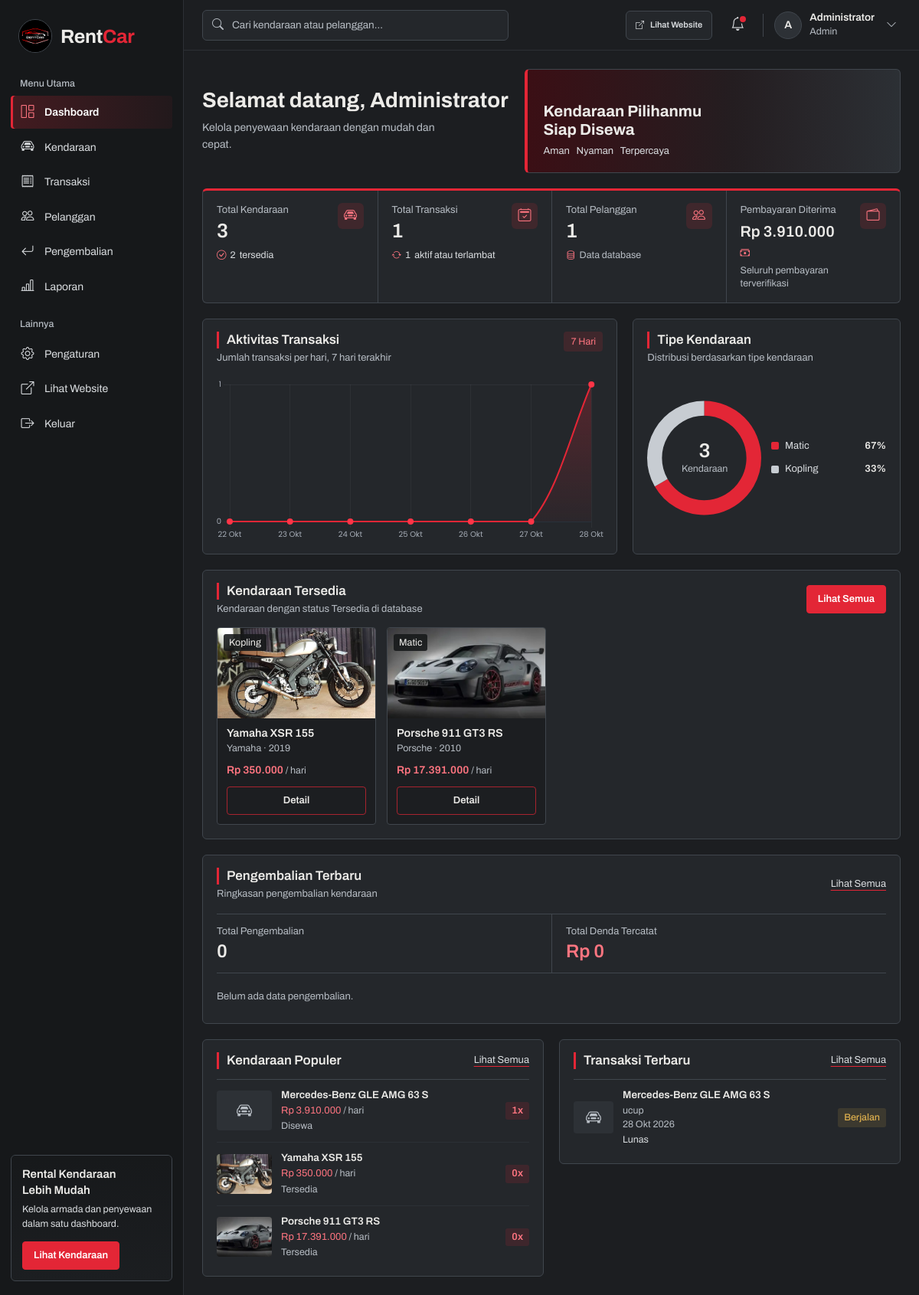
Page /admin/dashboard.php (signed in) on the committed database.
### tables this page shows
CREATE TABLE `kendaraan` (
  `id_kendaraan` int(10) UNSIGNED NOT NULL,
  `kode_kendaraan` varchar(20) NOT NULL,
  `nama_kendaraan` varchar(100) NOT NULL,
  `jenis` enum('Mobil','Motor') NOT NULL,
  `merk` varchar(50) NOT NULL,
  `tipe` varchar(50) NOT NULL,
  `tahun` year(4) NOT NULL,
  `nomor_polisi` varchar(20) NOT NULL,
  `harga_sewa` decimal(12,2) NOT NULL DEFAULT 0.00,
  `status` enum('Tersedia','Dipesan','Disewa','Perawatan') NOT NULL DEFAULT 'Tersedia',
  `foto` varchar(255) DEFAULT NULL,
  `catatan` text DEFAULT NULL,
  `created_at` timestamp NOT NULL DEFAULT current_timestamp(),
  `updated_at` timestamp NOT NULL DEFAULT current_timestamp() ON UPDATE current_timestamp()
);

CREATE TABLE `transaksi` (
  `id_transaksi` int(10) UNSIGNED NOT NULL,
  `kode_transaksi` varchar(30) NOT NULL,
  `id_pelanggan` int(10) UNSIGNED NOT NULL,
  `id_kendaraan` int(10) UNSIGNED NOT NULL,
  `tanggal_sewa` date NOT NULL,
  `waktu_sewa` time NOT NULL DEFAULT '09:00:00',
  `tanggal_kembali` date NOT NULL,
  `waktu_kembali` time NOT NULL DEFAULT '09:00:00',
  `lama_sewa` smallint(5) UNSIGNED NOT NULL,
  `harga_sewa` decimal(12,2) NOT NULL,
  `total_harga` decimal(12,2) NOT NULL,
  `uang_bayar` decimal(12,2) NOT NULL DEFAULT 0.00 COMMENT 'Cache total pembayaran yang diverifikasi, diperbarui dari tabel pembayaran',
  `metode_pembayaran` varchar(30) DEFAULT NULL,
  `kembalian` decimal(12,2) NOT NULL DEFAULT 0.00,
  `status_pembayaran` enum('Belum Dibayar','Menunggu Verifikasi','Belum Lunas','DP Dibayar','Lunas','Gagal','Pengembalian Dana') NOT NULL DEFAULT 'Belum Dibayar',
  `status_transaksi` enum('Dipesan','Berjalan','Terlambat','Selesai','Dibatalkan') NOT NULL DEFAULT 'Dipesan',
  `created_by_user` int(10) UNSIGNED DEFAULT NULL,
  `request_token` varchar(64) DEFAULT NULL,
  `catatan_pelanggan` varchar(500) DEFAULT NULL,
  `created_at` timestamp NOT NULL DEFAULT current_timestamp(),
  `updated_at` timestamp NOT NULL DEFAULT current_timestamp() ON UPDATE current_timestamp()
);

CREATE TABLE `pelanggan` (
  `id_pelanggan` int(10) UNSIGNED NOT NULL,
  `nama` varchar(100) NOT NULL,
  `nik` varchar(30) NOT NULL,
  `no_hp` varchar(20) NOT NULL,
  `alamat` text NOT NULL,
  `jenis_kelamin` enum('Laki-laki','Perempuan') NOT NULL,
  `no_sim` varchar(50) NOT NULL,
  `created_at` timestamp NOT NULL DEFAULT current_timestamp(),
  `updated_at` timestamp NOT NULL DEFAULT current_timestamp() ON UPDATE current_timestamp()
);

### admin/dashboard.php (the view, shortened to what the rows shown need)
<?php
require_once __DIR__ . '/../config/koneksi.php';
mysqli_set_charset($koneksi, "utf8mb4");
$namaPengguna = $_SESSION['nama'] ?? $_SESSION['username'] ?? 'Admin';
function rc_h($value): string
{
    return htmlspecialchars((string) $value, ENT_QUOTES, 'UTF-8');
}
function rc_rows(mysqli $db, string $sql): array
{
    $result = $db->query($sql);
    return $result ? $result->fetch_all(MYSQLI_ASSOC) : [];
}
function rc_money($amount): string
{
    return 'Rp ' . number_format((float) $amount, 0, ',', '.');
}
function rc_date($date): string
{
    $months = [
        1 => 'Jan', 2 => 'Feb', 3 => 'Mar', 4 => 'Apr',
        5 => 'Mei', 6 => 'Jun', 7 => 'Jul', 8 => 'Agu',
        9 => 'Sep', 10 => 'Okt', 11 => 'Nov', 12 => 'Des'
    ];
    $time = strtotime((string) $date);
    return date('d', $time) . ' ' .
        $months[(int) date('n', $time)] . ' ' .
        date('Y', $time);
}
$mobilPopuler = rc_rows(
    $koneksi,
    "SELECT
        k.id_kendaraan,
        k.kode_kendaraan,
        k.nama_kendaraan,
        k.jenis,
        k.merk,
        k.tipe,
        k.tahun,
        k.nomor_polisi,
        k.harga_sewa,
        k.status,
        k.foto,
        COUNT(t.id_transaksi) AS jumlah_sewa
     FROM kendaraan k
     LEFT JOIN transaksi t
        ON t.id_kendaraan = k.id_kendaraan
     GROUP BY
        k.id_kendaraan,
        k.kode_kendaraan,
        k.nama_kendaraan,
        k.jenis,
        k.merk,
        k.tipe,
        k.tahun,
        k.nomor_polisi,
        k.harga_sewa,
        k.status,
        k.foto
     ORDER BY jumlah_sewa DESC, k.id_kendaraan DESC
     LIMIT 5"
);
$transaksiTerbaru = rc_rows(
    $koneksi,
    "SELECT
        t.id_transaksi,
        t.kode_transaksi,
        t.tanggal_sewa,
        t.tanggal_kembali,
        t.lama_sewa,
        t.harga_sewa,
        t.total_harga,
        t.status_pembayaran,
        t.status_transaksi,
        t.created_at,
        p.nama AS nama_pelanggan,
        k.nama_kendaraan,
        k.foto AS foto_mobil
     FROM transaksi t
     LEFT JOIN pelanggan p
        ON t.id_pelanggan = p.id_pelanggan
     LEFT JOIN kendaraan k
        ON t.id_kendaraan = k.id_kendaraan
     ORDER BY t.created_at DESC, t.id_transaksi DESC
     LIMIT 6"
);
$bulan = [
    1 => 'Jan', 2 => 'Feb', 3 => 'Mar', 4 => 'Apr',
    5 => 'Mei', 6 => 'Jun', 7 => 'Jul', 8 => 'Agu',
    9 => 'Sep', 10 => 'Okt', 11 => 'Nov', 12 => 'Des'
];
$grafikMap = [];
$grafikTanggal = [];
$today = new DateTimeImmutable('today');
for ($i = 6; $i >= 0; $i--) {
    $date = $today->modify("-{$i} days");
    $key = $date->format('Y-m-d');
    $grafikMap[$key] = 0;
    $grafikTanggal[] = $date->format('d') . ' ' .
        $bulan[(int) $date->format('n')];
}
$dataGrafik = rc_rows(
    $koneksi,
    "SELECT
        DATE(created_at) AS tanggal,
        COUNT(*) AS jumlah
     FROM transaksi
     WHERE created_at >= DATE_SUB(CURDATE(), INTERVAL 6 DAY)
       AND created_at < DATE_ADD(CURDATE(), INTERVAL 1 DAY)
     GROUP BY DATE(created_at)
     ORDER BY tanggal ASC"
);
foreach ($dataGrafik as $item) {
    if (isset($grafikMap[$item['tanggal']])) {
        $grafikMap[$item['tanggal']] = (int) $item['jumlah'];
    }
}
$grafikJumlah = array_values($grafikMap);
$dataTipe = rc_rows(
    $koneksi,
    "SELECT
        COALESCE(NULLIF(TRIM(tipe), ''), jenis, 'Lainnya') AS nama_tipe,
        COUNT(*) AS jumlah
     FROM kendaraan
     GROUP BY COALESCE(NULLIF(TRIM(tipe), ''), jenis, 'Lainnya')
     ORDER BY jumlah DESC
     LIMIT 5"
);
$labelTipe = [];
$jumlahTipe = [];
foreach ($dataTipe as $item) {
    $labelTipe[] = $item['nama_tipe'];
    $jumlahTipe[] = (int) $item['jumlah'];
}
?>
<!DOCTYPE html>
<html lang="id">
<head>
    <link
        href="https://cdn.jsdelivr.net/npm/bootstrap@5.3.3/dist/css/bootstrap.min.css"
        rel="stylesheet"
    >
    <link
        href="https://cdn.jsdelivr.net/npm/bootstrap-icons@1.11.3/font/bootstrap-icons.min.css"
        rel="stylesheet"
    >
    <link
        href="https://unpkg.com/lenis@1.3.26/dist/lenis.css"
        rel="stylesheet"
    >
    <link rel="stylesheet" href="../assets/css/dashboard.css?v=4">
</head>
<body>
<div class="dashboard-app">
    <div class="workspace">
        <main class="dashboard-main" id="dashboardScroll">
            <div class="dashboard-grid" id="dashboardContent">
                <section class="main-column">
                    <div class="welcome-row">
                        <div class="welcome-copy">
                            <h1>
                                Selamat datang, <?= rc_h($namaPengguna); ?>
                            </h1>
                        </div>
                        <div class="hero-banner">
                            <div class="hero-copy">
                                <h2>
                                    Kendaraan Pilihanmu<br>
                                    Siap Disewa
                                </h2>
                            </div>
                        </div>
                    </div>
                    <div class="analytics-grid">
                        <section class="panel">
                            <div class="panel-header">
                                <div>
                                    <h2 class="panel-title">Aktivitas Transaksi</h2>
                                </div>
                            </div>
                        </section>
                        <section class="panel">
                            <div class="panel-header">
                                <div>
                                    <h2 class="panel-title">Tipe Kendaraan</h2>
                                </div>
                            </div>
                        </section>
                    </div>
                    <section class="panel cars-panel">
                        <div class="cars-heading">
                            <div>
                                <h2 class="panel-title">Kendaraan Tersedia</h2>
                            </div>
                        </div>
                    </section>
                    <section class="panel returns-panel">
                        <div class="cars-heading">
                            <div>
                                <h2 class="panel-title">Pengembalian Terbaru</h2>
                            </div>
                        </div>
                    </section>
                </section>
                <aside class="right-column">
                    <section class="panel popular-panel">
                        <div class="panel-header">
                            <h2 class="panel-title">Kendaraan Populer</h2>
                        </div>
                        <?php if ($mobilPopuler) : ?>
                            <?php foreach ($mobilPopuler as $mobil) : ?>
                                <article
                                    class="popular-row searchable-item"
                                    data-search="<?= rc_h(
                                        $mobil['nama_kendaraan'] . ' ' .
                                        $mobil['merk'] . ' ' .
                                        $mobil['jenis'] . ' ' .
                                        $mobil['tipe'] . ' ' .
                                        $mobil['nomor_polisi']
                                    ); ?>"
                                >
                                    <div class="popular-image">
                                        <?php if ($mobil['foto_url']) : ?>
                                            <img
                                                src="<?= rc_h($mobil['foto_url']); ?>"
                                                alt="<?= rc_h($mobil['nama_kendaraan']); ?>"
                                                loading="lazy"
                                            >
                                        <?php else : ?>
                                            <div class="car-image-placeholder">
                                                <i class="bi bi-car-front"></i>
                                            </div>
                                        <?php endif; ?>
                                    </div>
                                    <div class="popular-info">
                                        <div class="popular-name">
                                            <?= rc_h($mobil['nama_kendaraan']); ?>
                                        </div>
                                        <div class="popular-price">
                                            <?= rc_h(rc_money($mobil['harga_sewa'])); ?>
                                            <small>/ hari</small>
                                        </div>
                                        <div class="popular-status">
                                            <?= rc_h($mobil['status']); ?>
                                        </div>
                                    </div>
                                    <span class="popular-count">
                                        <?= number_format((int) $mobil['jumlah_sewa'], 0, ',', '.'); ?>x
                                    </span>
                                </article>
                            <?php endforeach; ?>
                        <?php endif; ?>
                    </section>
                    <section class="panel recent-panel">
                        <div class="panel-header">
                            <h2 class="panel-title">Transaksi Terbaru</h2>
                        </div>
                        <?php if ($transaksiTerbaru) : ?>
                            <?php foreach ($transaksiTerbaru as $transaksi) : ?>
                                <?php
                                $statusClass = $transaksi['status_transaksi'] === 'Selesai'
                                    ? 'success'
                                    : 'pending';
                                ?>
                                <article
                                    class="recent-row searchable-item"
                                    data-search="<?= rc_h(
                                        $transaksi['kode_transaksi'] . ' ' .
                                        ($transaksi['nama_pelanggan'] ?? '') . ' ' .
                                        ($transaksi['nama_kendaraan'] ?? '')
                                    ); ?>"
                                >
                                    <div class="recent-image">
                                        <?php if ($transaksi['foto_url']) : ?>
                                            <img
                                                src="<?= rc_h($transaksi['foto_url']); ?>"
                                                alt="<?= rc_h($transaksi['nama_kendaraan'] ?? 'Kendaraan'); ?>"
                                                loading="lazy"
                                            >
                                        <?php else : ?>
                                            <div class="car-image-placeholder">
                                                <i class="bi bi-car-front"></i>
                                            </div>
                                        <?php endif; ?>
                                    </div>
                                    <div class="recent-info">
                                        <div class="recent-name">
                                            <?= rc_h($transaksi['nama_kendaraan'] ?: 'Kendaraan'); ?>
                                        </div>
                                        <div class="recent-customer">
                                            <?= rc_h($transaksi['nama_pelanggan'] ?: 'Pelanggan'); ?>
                                        </div>
                                        <div class="recent-date">
                                            <?= rc_h(rc_date($transaksi['created_at'])); ?>
                                        </div>
                                        <div class="payment-label">
                                            <?= rc_h($transaksi['status_pembayaran']); ?>
                                        </div>
                                    </div>
                                    <span class="status-badge <?= rc_h($statusClass); ?>">
                                        <?= rc_h($transaksi['status_transaksi']); ?>
                                    </span>
                                </article>
                            <?php endforeach; ?>
                        <?php endif; ?>
                    </section>
                </aside>
            </div>
        </main>
    </div>
</div>
<script>
window.RentCarDashboard = {
    chartLabels: <?= json_encode(
        $grafikTanggal,
        JSON_HEX_TAG | JSON_HEX_APOS | JSON_HEX_QUOT | JSON_HEX_AMP
    ); ?>,
    chartValues: <?= json_encode(
        $grafikJumlah,
        JSON_HEX_TAG | JSON_HEX_APOS | JSON_HEX_QUOT | JSON_HEX_AMP
    ); ?>,
    typeLabels: <?= json_encode(
        $labelTipe,
        JSON_HEX_TAG | JSON_HEX_APOS | JSON_HEX_QUOT | JSON_HEX_AMP
    ); ?>,
    typeValues: <?= json_encode(
        $jumlahTipe,
        JSON_HEX_TAG | JSON_HEX_APOS | JSON_HEX_QUOT | JSON_HEX_AMP
    ); ?>
};
</script>
</body>
</html>

### rows in the picture
kendaraan: nama_kendaraan "Mercedes-Benz GLE AMG 63 S", harga_sewa "Rp 3.910.000", status "Disewa", jumlah_sewa "1"
kendaraan: shows a picture, nama_kendaraan "Yamaha XSR 155", harga_sewa "Rp 350.000", status "Tersedia", jumlah_sewa "0"
kendaraan: shows a picture, nama_kendaraan "Porsche 911 GT3 RS", harga_sewa "Rp 17.391.000", status "Tersedia", jumlah_sewa "0"
transaksi: id_kendaraan.nama_kendaraan "Mercedes-Benz GLE AMG 63 S", id_pelanggan.nama "ucup", created_at "28 Okt 2026", status_pembayaran "Lunas", status_transaksi "Berjalan"

### other values in the picture
rc_h($navItem['label']) "Dashboard"
rc_h($navItem['label']) "Kendaraan"
rc_h($navItem['label']) "Transaksi"
rc_h($navItem['label']) "Pelanggan"
rc_h($navItem['label']) "Pengembalian"
rc_h($navItem['label']) "Laporan"
rc_h(rc_initial($namaPengguna)) "A"
rc_h($namaPengguna) "Administrator"
rc_h(ucfirst($levelPengguna)) "Admin"
$totalMobil "3"
$totalTersedia "2"
$totalTransaksi "1"
$totalBerjalan "1"
$totalPelanggan "1"
rc_h(rc_money($totalLunas)) "Rp 3.910.000"
